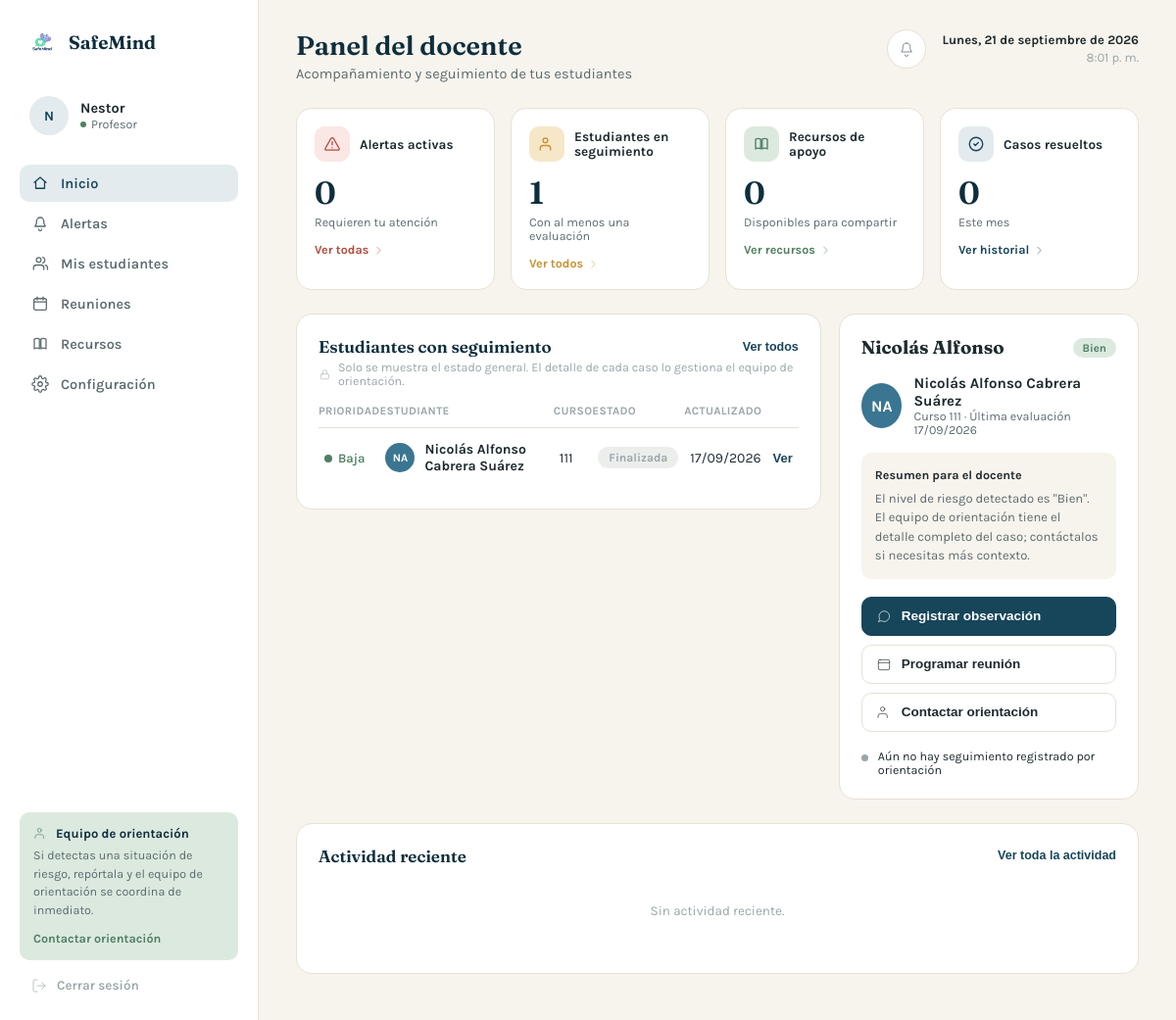
The app's page /dashboards/dashboard_docente.php (signed in) with its own data.
### tables this page shows
CREATE TABLE `estudiante` (
  `id_estudiante` int(11) NOT NULL,
  `nombre` varchar(100) NOT NULL,
  `apellido` varchar(100) NOT NULL,
  `correo` varchar(150) NOT NULL,
  `telefono` varchar(20) DEFAULT NULL,
  `curso` varchar(30) DEFAULT NULL,
  `chat_id_telegram` bigint(20) DEFAULT NULL,
  `estado` varchar(20) NOT NULL DEFAULT 'Activo',
  `ultimo_registro` datetime DEFAULT CURRENT_TIMESTAMP
);

CREATE TABLE `nivel_riesgo` (
  `id_nivel` tinyint(4) NOT NULL,
  `nombre` varchar(20) DEFAULT NULL,
  `descripcion` varchar(255) DEFAULT NULL,
  `color` varchar(20) DEFAULT NULL
);

CREATE TABLE `evaluacion` (
  `id_evaluacion` int(11) NOT NULL,
  `id_estudiante` int(11) NOT NULL,
  `estado_animo` varchar(30) DEFAULT NULL,
  `fecha_inicio` datetime DEFAULT CURRENT_TIMESTAMP,
  `fecha_fin` datetime DEFAULT NULL,
  `estado` varchar(20) DEFAULT 'Activa',
  `estado_conversacion` varchar(30) NOT NULL DEFAULT 'esperando_descripcion'
);

CREATE TABLE `analisis_ia` (
  `id_analisis` int(11) NOT NULL,
  `id_evaluacion` int(11) NOT NULL,
  `id_nivel` tinyint(4) NOT NULL,
  `emocion_detectada` varchar(100) DEFAULT NULL,
  `porcentaje_confianza` decimal(5,2) DEFAULT NULL,
  `resumen` text,
  `fecha` datetime DEFAULT CURRENT_TIMESTAMP
);

### dashboards/dashboard_docente.php (the view, shortened to what the rows shown need)
<?php
$conexion = conectar();
$sql_estudiantes = "
    SELECT
        e.id_estudiante, e.nombre, e.apellido, e.curso,
        ev.id_evaluacion, ev.fecha_inicio, ev.estado AS evaluacion_estado,
        ai.id_analisis, ai.fecha AS fecha_analisis,
        nr.id_nivel, nr.nombre AS nivel_nombre,
        al.id_alerta, al.estado AS alerta_estado, al.fecha AS fecha_alerta
    FROM estudiante e
    INNER JOIN (
        SELECT id_estudiante, MAX(fecha_inicio) AS ultima_fecha
        FROM evaluacion
        GROUP BY id_estudiante
    ) ue ON ue.id_estudiante = e.id_estudiante
    INNER JOIN evaluacion ev
        ON ev.id_estudiante = ue.id_estudiante AND ev.fecha_inicio = ue.ultima_fecha
    LEFT JOIN analisis_ia ai ON ai.id_evaluacion = ev.id_evaluacion
    LEFT JOIN nivel_riesgo nr ON nr.id_nivel = ai.id_nivel
    LEFT JOIN alerta al ON al.id_analisis = ai.id_analisis
    WHERE e.estado = 'Activo'
    ORDER BY (nr.id_nivel IS NULL) ASC, nr.id_nivel DESC, ev.fecha_inicio DESC
";
$estudiantes = [];
$resultado = mysqli_query($conexion, $sql_estudiantes);
if ($resultado) {
    while ($fila = mysqli_fetch_assoc($resultado)) {
        $estudiantes[] = $fila;
    }
}
$seguimientos_por_alerta = [];
function iniciales_es($nombre) {
    $partes = preg_split('/\s+/', trim($nombre));
    $ini = mb_substr($partes[0], 0, 1);
    if (isset($partes[1])) {
        $ini .= mb_substr($partes[1], 0, 1);
    }
    return mb_strtoupper($ini);
}
function nivel_a_prioridad($id_nivel) {
    return 'baja';
}
function color_estado($texto) {
    $t = mb_strtolower((string) $texto, 'UTF-8');
    if (strpos($t, 'resuel') !== false || strpos($t, 'estable') !== false || strpos($t, 'activ') !== false || strpos($t, 'bien') !== false) {
        return 'sage';
    }
    return 'gris';
}
function tiempo_relativo($fecha_str) {
    $fecha = new DateTime($fecha_str);
    $ahora = new DateTime();
    $diff = $ahora->diff($fecha);
    if ($diff->y > 0 || $diff->m > 0 || $diff->d >= 2) {
        return $fecha->format('d/m/Y');
    }
    return 'Hace un momento';
}
$acentos = ['deep', 'sage', 'gold'];
$caso_principal = isset($estudiantes[0]) ? $estudiantes[0] : null;
?>
<!DOCTYPE html>
<html lang="es">
<head>
</head>
<body>
<div class="app">
    <main class="contenido">
        <header class="dash-header">
            <div>
                <h1>Panel del docente</h1>
            </div>
        </header>
        <section class="paneles-medios">
            <div class="tarjeta">
                <div class="tarjeta-header">
                    <h2>Estudiantes con seguimiento</h2>
                </div>
                <?php if (empty($estudiantes)): ?>
                    <p class="vacio">
                        Todavía no hay estudiantes con evaluaciones registradas.
                    </p>
                <?php else: ?>
                    <table>
                        <thead>
                            <tr>
                                <th>Prioridad</th>
                                <th>Estudiante</th>
                                <th>Curso</th>
                                <th>Estado</th>
                                <th>Actualizado</th>
                                <th></th>
                            </tr>
                        </thead>
                        <tbody>
                            <?php foreach ($estudiantes as $i => $e):
                                $prioridad = nivel_a_prioridad($e['id_nivel']);
                                $estado_texto = !empty($e['alerta_estado']) ? $e['alerta_estado'] : ($e['evaluacion_estado'] ?: 'Sin alertas');
                                $estado_color = color_estado($estado_texto);
                                $fecha_mostrar = !empty($e['fecha_analisis']) ? $e['fecha_analisis'] : $e['fecha_inicio'];
                            ?>
                            <tr>
                                <td>
                                    <span class="prioridad-punto <?php echo $prioridad ?: 'gris'; ?>">
                                        <?php echo $prioridad ? ucfirst($prioridad) : 'Sin evaluar'; ?>
                                    </span>
                                </td>
                                <td>
                                    <div class="celda-estudiante">
                                        <span class="avatar <?php echo $acentos[$i % 3]; ?>">
                                            <?php echo iniciales_es($e['nombre'] . ' ' . $e['apellido']); ?>
                                        </span>
                                        <?php echo htmlspecialchars($e['nombre'] . ' ' . $e['apellido']); ?>
                                    </div>
                                </td>
                                <td><?php echo htmlspecialchars($e['curso'] ?: '—'); ?></td>
                                <td>
                                    <span class="pill <?php echo $estado_color; ?>">
                                        <?php echo htmlspecialchars($estado_texto); ?>
                                    </span>
                                </td>
                                <td><?php echo tiempo_relativo($fecha_mostrar); ?></td>
                                <td><button class="ver-btn">Ver</button></td>
                            </tr>
                            <?php endforeach; ?>
                        </tbody>
                    </table>
                <?php endif; ?>
            </div>
            <div class="tarjeta">
                <?php if ($caso_principal === null): ?>
                    <div class="tarjeta-header">
                        <h3>Caso seleccionado</h3>
                    </div>
                    <p class="caso-vacio">
                        No hay ningún caso activo por ahora.
                    </p>
                <?php else:
                    $prioridad_caso = nivel_a_prioridad($caso_principal['id_nivel']);
                    $seguimiento = isset($seguimientos_por_alerta[$caso_principal['id_alerta']])
                        ? $seguimientos_por_alerta[$caso_principal['id_alerta']]
                        : null;
                ?>
                    <div class="tarjeta-header">
                        <h3><?php echo htmlspecialchars($caso_principal['nombre']); ?></h3>
                        <?php if ($prioridad_caso): ?>
                            <span class="caso-tag pill <?php echo color_estado($caso_principal['nivel_nombre']); ?>">
                                <?php echo htmlspecialchars($caso_principal['nivel_nombre']); ?>
                            </span>
                        <?php endif; ?>
                    </div>
                    <div class="caso-perfil">
                        <span class="caso-avatar"><?php echo iniciales_es($caso_principal['nombre'] . ' ' . $caso_principal['apellido']); ?></span>
                        <div>
                            <div class="caso-perfil-nombre">
                                <?php echo htmlspecialchars($caso_principal['nombre'] . ' ' . $caso_principal['apellido']); ?>
                            </div>
                            <div class="caso-perfil-meta">
                                Curso <?php echo htmlspecialchars($caso_principal['curso'] ?: '—'); ?>
                                · Última evaluación <?php echo tiempo_relativo($caso_principal['fecha_inicio']); ?>
                            </div>
                        </div>
                    </div>
                    <div class="caso-info">
                        <strong>Resumen para el docente</strong>
                        <?php if ($caso_principal['nivel_nombre']): ?>
                            El nivel de riesgo detectado es
                            "<?php echo htmlspecialchars($caso_principal['nivel_nombre']); ?>".
                            El equipo de orientación tiene el detalle completo del caso;
                            contáctalos si necesitas más contexto.
                        <?php else: ?>
                            Este estudiante tiene una evaluación registrada, pero aún
                            no hay un análisis de riesgo asociado.
                        <?php endif; ?>
                    </div>
                    <div class="caso-acciones">
                        <button class="accion-btn principal">
                            <svg viewBox="0 0 24 24" fill="none" stroke="currentColor" stroke-linecap="round" stroke-linejoin="round">
                                <path d="M4 20l1.4-4.2A8 8 0 1112 20a8 8 0 01-4-1.1z"/>
                            </svg>
                            Registrar observación
                        </button>
                        <button class="accion-btn">
                            <svg viewBox="0 0 24 24" fill="none" stroke="currentColor" stroke-linecap="round" stroke-linejoin="round">
                                <rect x="3.5" y="5" width="17" height="15.5" rx="2.5"/><path d="M3.5 9.5h17"/>
                            </svg>
                            Programar reunión
                        </button>
                        <button class="accion-btn">
                            <svg viewBox="0 0 24 24" fill="none" stroke="currentColor" stroke-linecap="round" stroke-linejoin="round">
                                <path d="M17 20v-2a4 4 0 00-4-4H7a4 4 0 00-4 4v2"/><circle cx="10" cy="7" r="3.2"/>
                            </svg>
                            Contactar orientación
                        </button>
                    </div>
                    <div class="caso-historial">
                        <?php if ($seguimiento): ?>
                            <div class="caso-historial-item">
                                <span class="punto <?php echo color_estado($seguimiento['estado']); ?>"></span>
                                <div>
                                    <?php echo htmlspecialchars($seguimiento['estado']); ?>
                                    <span class="hora"><?php echo tiempo_relativo($seguimiento['fecha']); ?></span>
                                </div>
                            </div>
                        <?php else: ?>
                            <div class="caso-historial-item">
                                <span class="punto gris"></span>
                                <div>Aún no hay seguimiento registrado por orientación</div>
                            </div>
                        <?php endif; ?>
                    </div>
                <?php endif; ?>
            </div>
        </section>
        <section class="tarjeta">
            <div class="tarjeta-header">
                <h2>Actividad reciente</h2>
            </div>
        </section>
    </main>
</div>
</body>
</html>

### records on screen
estudiante: nivel_riesgo.id_nivel "Baja", iniciales_es($e['nombre'] . ' ' . $e['apellido']) "NA", nombre+apellido "Nicolás Alfonso Cabrera Suárez", curso "111", evaluacion.estado "Finalizada", analisis_ia.fecha "17/09/2026", nombre "Nicolás Alfonso", nivel_riesgo.nombre "Bien", nombre+apellido "NA", evaluacion.fecha_inicio "17/09/2026"

### other values on screen
iniciales_es($nombre_usuario) "N"
$nombre_usuario "Nestor"
fecha_es() "Lunes, 21 de septiembre de 2026"
hora_es() "8:01 p. m."
$alertas_activas "0"
$total_seguimiento "1"
$total_recursos "0"
$casos_resueltos_mes "0"
